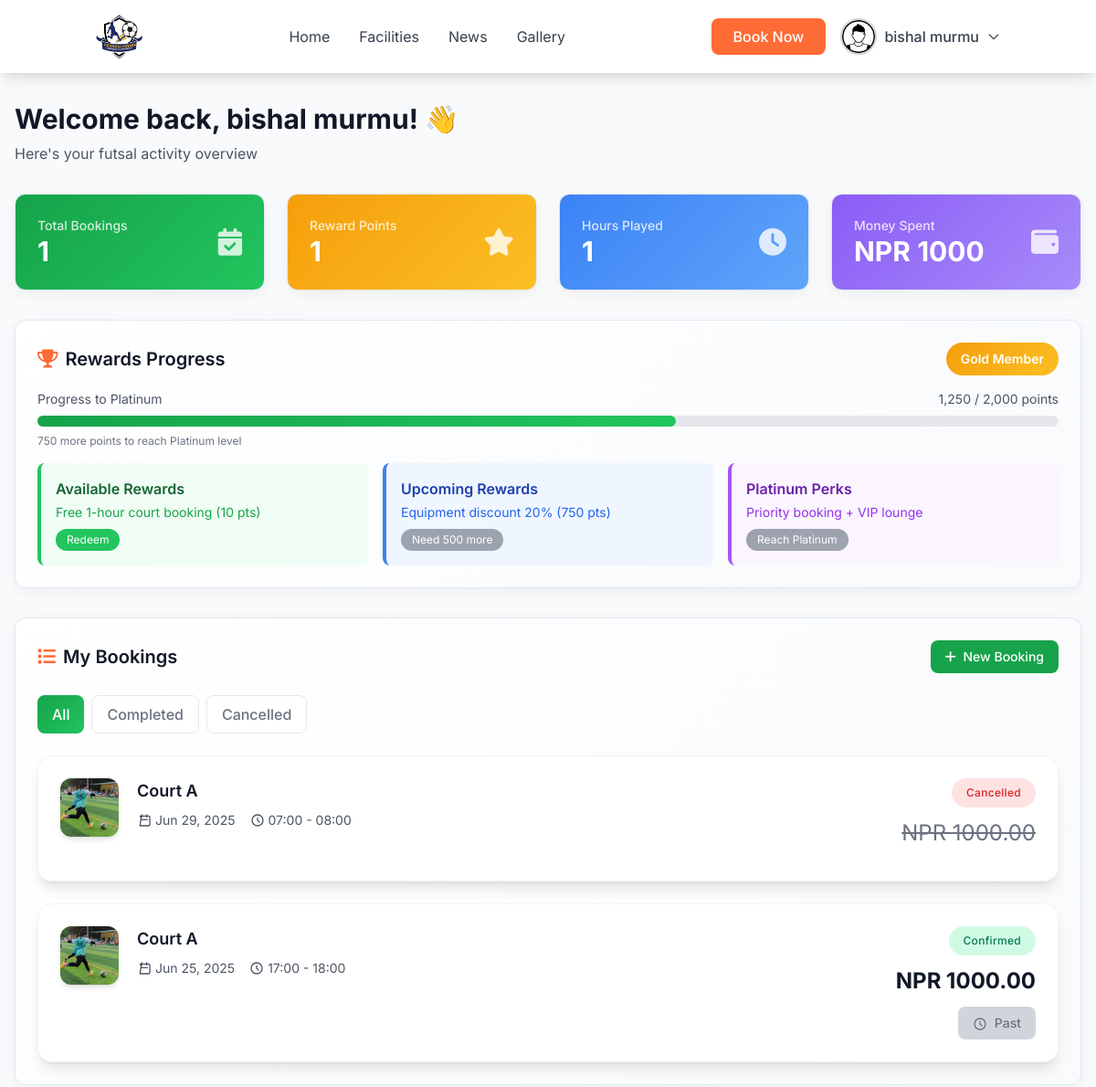
/my-bookings/ (signed in, upper part), run on an earlier commit of the app's database.
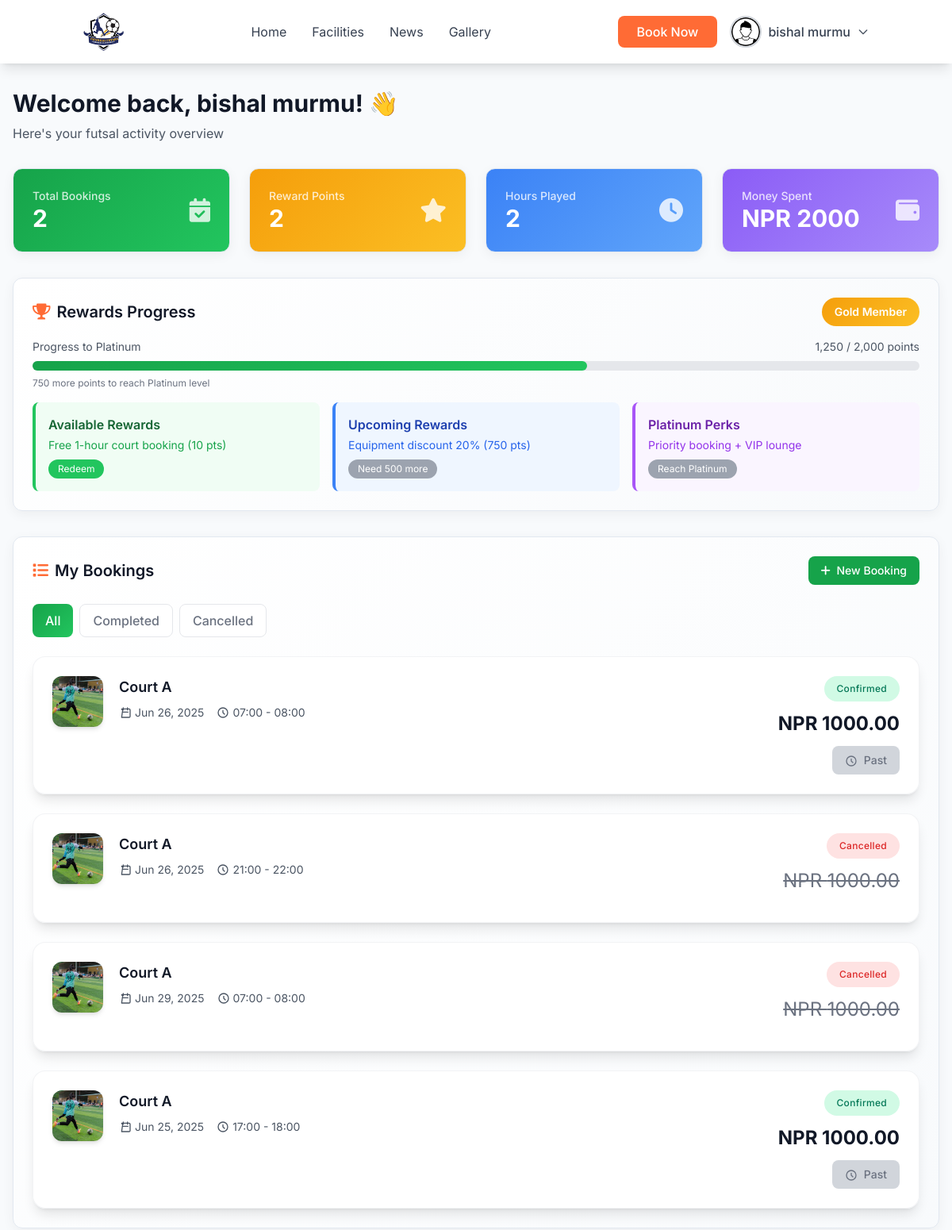
And on a later commit of the database.
### booking/models.py (models this page shows, shortened)
class Booking(models.Model):
    BOOKING_STATUS_CHOICES = [
        ('pending', 'Pending'),
        ('confirmed', 'Confirmed'),
        ('cancelled', 'Cancelled'),
        ('completed', 'Completed'),
    ]
    booking_id = models.UUIDField(default=uuid.uuid4, editable=False, unique=False)
    court = models.ForeignKey(Court, on_delete=models.CASCADE, related_name='bookings')
    booking_date = models.DateField()
    time_slot = models.ForeignKey(TimeSlot, on_delete=models.CASCADE, related_name='bookings')
    player_name = models.CharField(max_length=100)
    phone_regex = RegexValidator(
        regex=r'^(\+977)?[9][6-9]\d{8}$',
        message="Phone number must be entered in the format: '9841234567' or '+9779841234567'"
    )
    contact_number = models.CharField(validators=[phone_regex], max_length=17)
    user = models.ForeignKey(CustomUser, on_delete=models.CASCADE, related_name='bookings')
    duration_hours = models.PositiveIntegerField(default=1)
    total_amount = models.DecimalField(max_digits=10, decimal_places=2)
    status = models.CharField(max_length=20, choices=BOOKING_STATUS_CHOICES, default='pending')
    notes = models.TextField(blank=True)
    created_at = models.DateTimeField(auto_now_add=True)
    updated_at = models.DateTimeField(auto_now=True)
    class Meta:
        ordering = ['-created_at']
        unique_together = ['court', 'booking_date', 'time_slot']
        verbose_name = "Booking"
        verbose_name_plural = "Bookings"

class Court(models.Model):
    name = models.CharField(max_length=100)
    description = models.TextField(blank=True)
    hourly_rate = models.DecimalField(max_digits=10, decimal_places=2, default=1000.00)
    is_active = models.BooleanField(default=True)
    created_at = models.DateTimeField(auto_now_add=True)
    updated_at = models.DateTimeField(auto_now=True)
    class Meta:
        verbose_name = "Court"
        verbose_name_plural = "Courts"

class TimeSlot(models.Model):
    start_time = models.TimeField()
    end_time = models.TimeField()
    is_active = models.BooleanField(default=True)
    class Meta:
        ordering = ['start_time']
        unique_together = ['start_time', 'end_time']

### booking/views.py (the view)
# urls.py: path('my-bookings/', views.my_bookings, name='dashboard'),
@login_required(login_url='login')
def my_bookings(request):
    bookings = Booking.objects.filter(user=request.user).order_by('-created_at')
    valid_bookings = bookings.filter(status='confirmed')
    totals = valid_bookings.aggregate(
        total_bookings=Count('id'),
        total_hours=Sum('duration_hours'),
        total_cost=Sum('total_amount')
    )
    completed_bookings = valid_bookings
    cancelled_bookings = bookings.filter(status='cancelled')
    context = {
        'bookings': bookings,
        'total_bookings': totals['total_bookings'] or 0,
        'total_hours': totals['total_hours'] or 0,
        'total_cost': totals['total_cost'] or 0,
        'reward_points': totals['total_bookings'] or 0,
        "completed_bookings": completed_bookings,
        'cancelled_bookings': cancelled_bookings,
    }
    return render(request, 'home/dashboard.html', context)

### templates/home/dashboard.html (shortened to what the changed rows need)
{% load static %}
<!DOCTYPE html>
<html lang="en">
<head>
    {% load static %}
    <script src="https://cdn.tailwindcss.com"></script>
    <link rel="stylesheet" href="https://cdnjs.cloudflare.com/ajax/libs/animate.css/4.1.1/animate.min.css" />
    <link href="https://cdnjs.cloudflare.com/ajax/libs/font-awesome/6.0.0/css/all.min.css" rel="stylesheet" />
</head>
<body class="bg-futsal-gray font-sans">
    <main class="max-w-7xl mx-auto px-4 py-8" style="margin-top: 5rem;">
        <div class="mb-8">
            <h1 class="text-3xl font-bold text-gray-900 mb-2">Welcome back, {{user.full_name}}! 👋</h1>
        </div>
        <div class="grid grid-cols-1 md:grid-cols-2 lg:grid-cols-4 gap-6 mb-8">
            <div class="dashboard-card stats-card p-6 rounded-xl">
                <div class="flex items-center justify-between">
                    <div>
                        <p class="text-white/80 text-sm font-medium">Total Bookings</p>
                        <p class="text-3xl font-bold text-white">{{total_bookings}}</p>
                    </div>
                </div>
            </div>
            <div class="dashboard-card rewards-card p-6 rounded-xl">
                <div class="flex items-center justify-between">
                    <div>
                        <p class="text-white/80 text-sm font-medium">Reward Points</p>
                        <p class="text-3xl font-bold text-white">{{reward_points}}</p>
                    </div>
                </div>
            </div>
            <div class="dashboard-card bookings-card p-6 rounded-xl">
                <div class="flex items-center justify-between">
                    <div>
                        <p class="text-white/80 text-sm font-medium">Hours Played</p>
                        <p class="text-3xl font-bold text-white">{{total_hours}}</p>
                    </div>
                </div>
            </div>
            <div class="dashboard-card profile-card p-6 rounded-xl">
                <div class="flex items-center justify-between">
                    <div>
                        <p class="text-white/80 text-sm font-medium">Money Spent</p>
                        <p class="text-3xl font-bold text-white">NPR {{total_cost}}</p>
                    </div>
                </div>
            </div>
        </div>
        <div class="dashboard-card p-6 rounded-xl mb-8">
            <div class="flex items-center justify-between mb-4">
                <h2 class="text-xl font-semibold text-gray-900 flex items-center">
                    <i class="fas fa-trophy text-futsal-orange mr-2"></i>
                    Rewards Progress
                </h2>
            </div>
        </div>
        <div class="dashboard-card p-6 rounded-xl">
            <div class="flex items-center justify-between mb-6">
                <h2 class="text-xl font-semibold text-gray-900 flex items-center">
                    <i class="fas fa-list text-futsal-orange mr-2"></i>
                    My Bookings
                </h2>
            </div>
            <div id="upcoming-bookings" class="space-y-6">
                {% if bookings %}
                {% for booking in bookings %}
                <div class="bg-white/90 backdrop-blur-sm border border-gray-200/50 rounded-2xl p-6 shadow-lg hover:shadow-xl transition-all duration-300 hover:-translate-y-1 booking-card"
                    id="booking-{{ booking.id }}">
                    <div class="flex items-start justify-between">
                        <div class="flex items-start space-x-5">
                            <div class="w-16 h-16 rounded-xl overflow-hidden shadow-md hidden sm:block">
                                <img src="{% static './trainning.jpg' %}" alt="{{ booking.court.name }}"
                                    class="w-full h-full object-cover ">
                            </div>
                            <div class="flex-1">
                                <h3 class="text-lg font-semibold text-gray-900 mb-2">{{ booking.court.name }}</h3>
                                <div class="flex items-center space-x-4 text-sm text-gray-600">
                                    <div class="flex items-center space-x-1">
                                        <svg class="w-4 h-4" fill="none" stroke="currentColor" viewBox="0 0 24 24">
                                            <path stroke-linecap="round" stroke-linejoin="round" stroke-width="2"
                                                d="M8 7V3m8 4V3m-9 8h10M5 21h14a2 2 0 002-2V7a2 2 0 00-2-2H5a2 2 0 002 2z" />
                                        </svg>
                                        <span>{{ booking.booking_date|date:"M d, Y" }}</span>
                                    </div>
                                    <div class="flex items-center space-x-1">
                                        <svg class="w-4 h-4" fill="none" stroke="currentColor" viewBox="0 0 24 24">
                                            <path stroke-linecap="round" stroke-linejoin="round" stroke-width="2"
                                                d="M12 8v4l3 3m6-3a9 9 0 11-18 0 9 9 0 0118 0z" />
                                        </svg>
                                        <span>{{ booking.time_slot.start_time|time:"H:i" }} -
                                            {{ booking.time_slot.end_time|time:"H:i" }}</span>
                                    </div>
                                </div>
                            </div>
                        </div>
                        <div class="text-right flex flex-col items-end space-y-3">
                            <div
                                class="{% if booking.status == 'confirmed' %}bg-emerald-100 text-emerald-700{% elif booking.status == 'pending' %}bg-amber-100 text-amber-700{% else %}bg-red-100 text-red-600{% endif %} px-4 py-2 rounded-full text-xs font-medium tracking-wide">
                                {{ booking.status|capfirst }}
                            </div>
                            <div class="text-right">
                                <p class="
                text-lg lg:text-2xl
                {% if booking.status == 'cancelled' %}
                  text-gray-500 line-through font-normal lg:font-normal
                {% else %}
                  text-gray-900 font-normal lg:font-bold
                {% endif %}
              ">
                                    NPR {{ booking.total_amount }}
                                </p>
                            </div>
                            <div class="flex space-x-2">
                                {% load tz %}
                                {% get_current_timezone as TIME_ZONE %}
                                {% now "Y-m-d H:i:s" as current_datetime %}
                                {% if booking.status in 'confirmed,pending' %}
                                {% with booking.booking_date|date:"Y-m-d" as booking_date_str %}
                                {% with booking.time_slot.start_time|time:"H:i:s" as booking_time_str %}
                                {% with booking_date_str|add:" "|add:booking_time_str as booking_datetime_str %}
                                {% if booking_datetime_str > current_datetime %}
                                <button onclick="confirmCancel({{ booking.id }}, '{{ booking.court.name }}')"
                                    class="cancel-btn bg-red-500 hover:bg-red-600 text-white px-4 py-2 rounded-lg text-sm font-medium transition-all duration-200 hover:shadow-md transform hover:-translate-y-0.5">
                                    <svg class="w-4 h-4 inline mr-1" fill="none" stroke="currentColor"
                                        viewBox="0 0 24 24">
                                        <path stroke-linecap="round" stroke-linejoin="round" stroke-width="2"
                                            d="M6 18L18 6M6 6l12 12" />
                                    </svg>
                                    Cancel
                                </button>
                                {% else %}
                                <span
                                    class="bg-gray-300 text-gray-500 px-4 py-2 rounded-lg text-sm font-medium cursor-not-allowed">
                                    <svg class="w-4 h-4 inline mr-1" fill="none" stroke="currentColor"
                                        viewBox="0 0 24 24">
                                        <path stroke-linecap="round" stroke-linejoin="round" stroke-width="2"
                                            d="M12 8v4l3 3m6-3a9 9 0 11-18 0 9 9 0 0118 0z" />
                                    </svg>
                                    Past
                                </span>
                                {% endif %}
                                {% endwith %}
                                {% endwith %}
                                {% endwith %}
                                {% endif %}
                            </div>
                        </div>
                    </div>
                </div>
                {% endfor %}
                {% endif %}
            </div>
        </div>
    </main>
</body>
</html>

What changed in the data, as far as the page shows it:
added Booking: court.name "Court A", booking_date "Jun 26, 2025", time_slot.start_time "07:00", time_slot.end_time "08:00", status "Confirmed", total_amount "1000.00", shows "Past"
added Booking: court.name "Court A", booking_date "Jun 26, 2025", time_slot.start_time "21:00", time_slot.end_time "22:00", status "Cancelled", total_amount "1000.00"
Also different on the page:
{{ total_bookings }}: "1" → "2"
{{ reward_points }}: "1" → "2"
{{ total_hours }}: "1" → "2"
{{ total_cost }}: "1000" → "2000"
